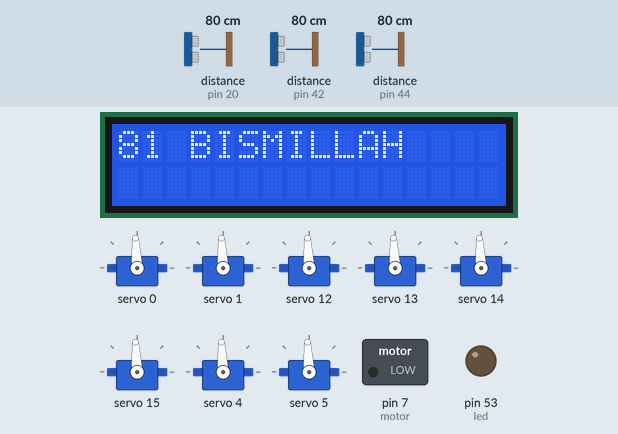
This sketch was run on a simulated Arduino Mega 2560, built with avr-gcc and run on an emulated ATmega2560. On the bench: 16×2 character LCD, 8 × servo, switched loads named in the sketch (green lamp = pin HIGH), output pins drawn as LEDs (lit = HIGH). Inputs (shaded band) come from the test bench; at power-on: distance to the obstacle (sensors on pin 20, pin 42, pin 44) 80 cm. The echo pulse lasts 58.3 µs per cm; what the sketch prints to the serial monitor is not drawn.

Above: at 3.9 s.
4.0 s: distance to the obstacle (sensor on pin 20) set to 2 cm
At 7.7 s:
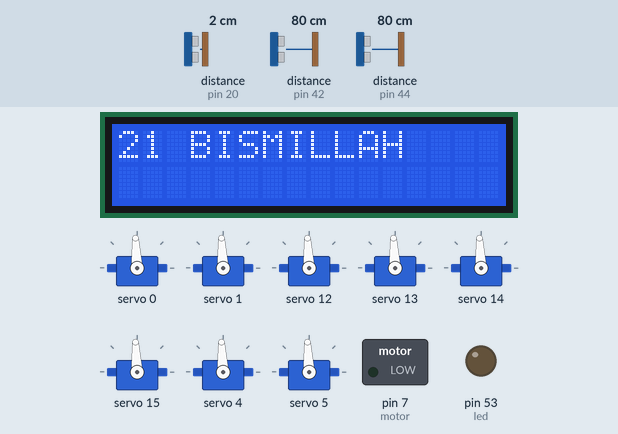
8.0 s: distance to the obstacle (sensor on pin 42) set to 120 cm
At 10.7 s:
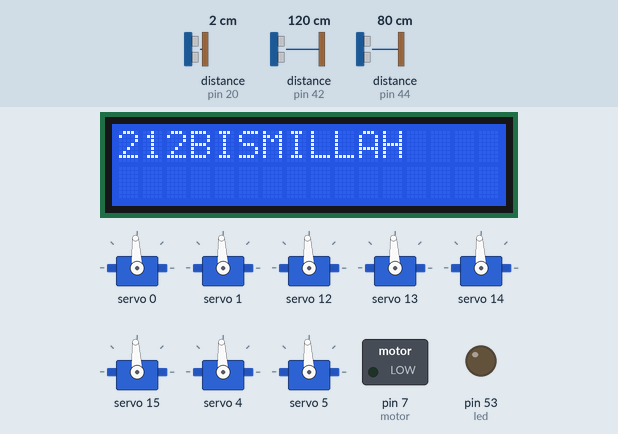
11.2 s: distance to the obstacle (sensor on pin 44) set to 2 cm
At 13.3 s:
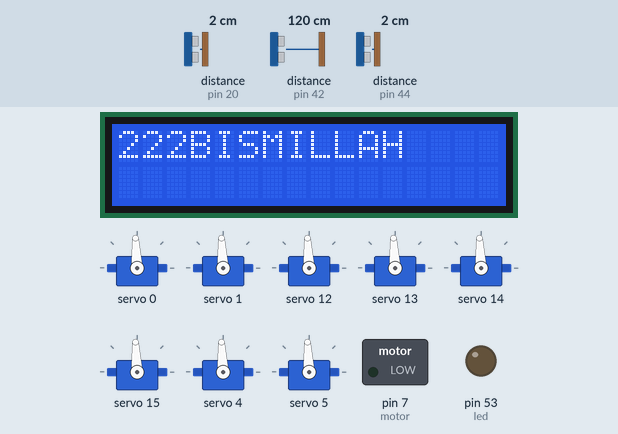
14.5 s: distance to the obstacle (sensor on pin 20) set to 4 cm
At 17.1 s:
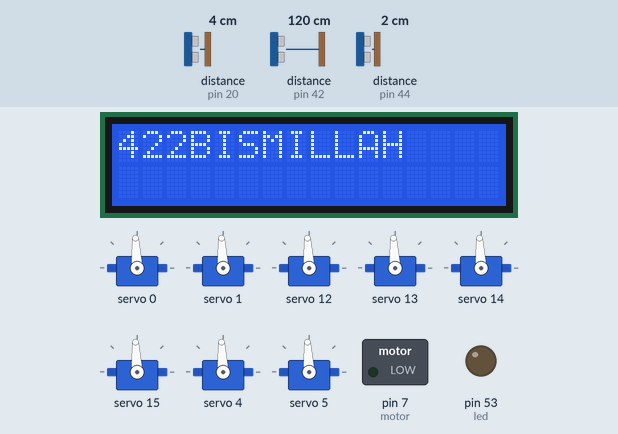
17.7 s: distance to the obstacle (sensor on pin 42) set to 18 cm
At 20.4 s:
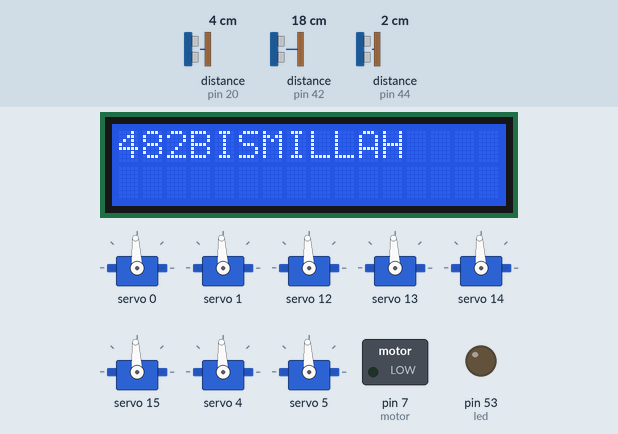
20.9 s: distance to the obstacle (sensor on pin 44) set to 35 cm
At 23.9 s:
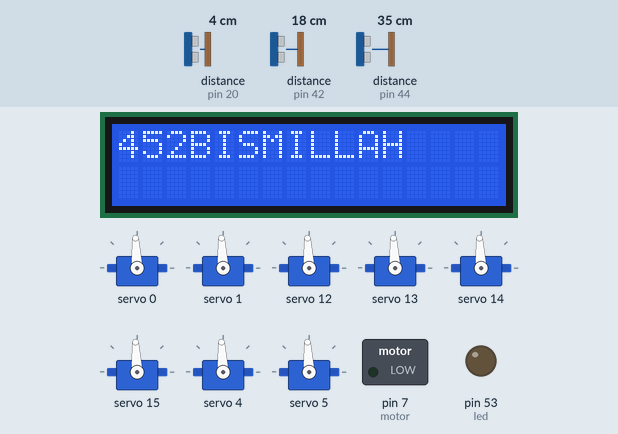
Timing chart, 0 to 25.2 s (numbered marks = the images above; inputs shaded):
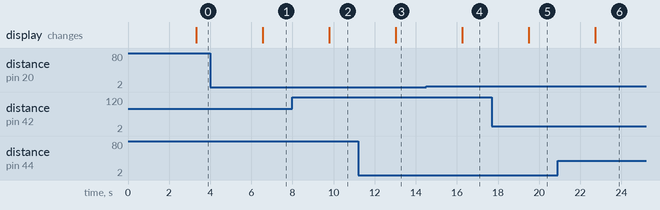

The sketch:

robot.ino
```cpp
#include <Wire.h>
#include <Adafruit_PWMServoDriver.h>
#include <LiquidCrystal.h>
#include <SoftwareSerial.h>
#include <NewPing.h>

//pin 20 adalah SDA
//pin 21 adalah SLC
//Ini servo driver (defaults address 0x40 di i2c nya kosongin ae)
Adafruit_PWMServoDriver pwm = Adafruit_PWMServoDriver();

#define MIN_PULSE_WIDTH       500
#define MAX_PULSE_WIDTH       2500
#define DEFAULT_PULSE_WIDTH   1250
#define FREQUENCY             50
#define SPEED                 200
#define d                     500                //delay sweep servo bawah

/*---------------------------DEFINISI SRF-------------------------------------*/
#define SONAR_NUM     3 // banyaknya SRF-04 ultrasonik.
#define MAX_DISTANCE 200 // Maksimum deteksi (pd cm) buat nge ping.
#define PING_INTERVAL 33 // Milliseconds antara sensor pings (29ms minimalnya buat ngindari cross-sensor echo tabrakan).

unsigned long pingTimer[SONAR_NUM]; // Holds the times when the next ping should happen for each sensor.
unsigned int cm[SONAR_NUM];         // Where the ping distances are stored.
uint8_t currentSensor = 0;          // Keeps track of which sensor is active.

NewPing sonar[SONAR_NUM] = {     // Array Sensor. NewPing(triggernya, echonya, maximum deteknya)
  NewPing(41, 42, MAX_DISTANCE),
  NewPing(43, 44, MAX_DISTANCE),
  NewPing(45, 20, MAX_DISTANCE),
};
/*-----------------------------------------------------------------------------*/

/*------Definisi pin sensor kompass ( address 0x55 ) di i2c nya----------------*/
int kompas = 10;

/*--------------------Definisi Pin Kaki Servonya------------------------------*/
uint8_t kakiA1 = 0;
uint8_t kakiA2 = 1;
uint8_t kakiB1 = 12;
uint8_t kakiB2 = 13;
uint8_t kakiC1 = 14;
uint8_t kakiC2 = 15;
uint8_t kakiD1 = 4;
uint8_t kakiD2 = 5;

/*-----------------------Definisi Pin Pompa -----------------------------------*/
int motor = 7;
int sepid = 200;

/*-----------------------Definisi Pin Sound Sensor-----------------------------*/
int sound = A9;
int sensor = 0;

/*----------------------Definisi Pin Sensor Api--------------------------------*/
int api1 = 46;
int api2 = 47;
int api3 = 48; //flame tengah
int api4 = 49;
int api5 = 25;

//set kondisi default flame LOW
int kondisi1;
int kondisi2;
int kondisi3;
int kondisi4;
int kondisi5;

/*-----------------------Definisi Pin LED Kedip2-------------------------------*/
int led = 53;

//Ini variabel Sensor Garis 5 cenel
int garis1 = A14;
int garis2 = A13;
int garis3 = A12;
int garis4 = A11;
int garis5 = A10;

//line state sensor
int gris1 = 0;
int gris2 = 0;
int gris3 = 0;
int gris4 = 0;
int gris5 = 0;

/*------------------LiquidCrystal lcd(RS, E, D4, D5, D6, D7);-----------------*/
LiquidCrystal lcd(39, 40, 41, 42, 43, 44);

/*--------------------Ini variabel sensor jarak------------------------------*/
int pulse, cm0, pulse1, cm1, pulse2, cm2, pulse3, cm3, pulse4, cm4;
int i;
int F;
int disi[4];

/*---------------------ini variabel sensor sharp infrared jarak-------------*/
int pulsa0, cen0, pulsa1, cen1, pulsa2, cen2, pulsa3, cen3, pulsa4, cen4;
int s;
int T;
int sharp[5];

void setup()
{
  Serial.begin(9600);

/*------------Pinmode Flame Sensor---------------------------------------*/
  pinMode(api1, INPUT);
  pinMode(api2, INPUT);
  pinMode(api3, INPUT);
  pinMode(api4, INPUT);
  pinMode(api5, INPUT);

/*------------Pinmode Sound Sensor----------------------------------------*/
  pinMode(sound, INPUT);

/*------------Pinmode Sensor Garis----------------------------------------*/
  pinMode(garis1, INPUT);
  pinMode(garis2, INPUT);
  pinMode(garis3, INPUT);
  pinMode(garis4, INPUT);
  pinMode(garis5, INPUT);

/*------------Pinmode Lampu LED-------------------------------------------*/
  pinMode(led, OUTPUT);

/*------------Pinmode Pompa-----------------------------------------------*/
  pinMode(motor, OUTPUT);

/*--------------------------Buat Ngeping SRF-----------------------------------*/
  pingTimer[0] = millis() + 75;           // First ping starts at 75ms, gives time for the Arduino to chill before starting.
  for (uint8_t i = 1; i < SONAR_NUM; i++) // Set the starting time for each sensor.
    pingTimer[i] = pingTimer[i - 1] + PING_INTERVAL;
/*-----------------------------------------------------------------------------*/

/*------------Nge Set LCD TU Begini-------------------------------------------*/
  lcd.begin(16, 2);
  lcd.setCursor(3, 0); //baris bawah
  lcd.print("BISMILLAH");

/*------------Setting PWM Servo-----------------------------------------------*/  //Setting PWM
  pwm.begin();
  pwm.setPWMFreq(FREQUENCY);

}

/*------------Ini rumus mumet buat konversi pulse ke angle alias derajat------*/
int pulseWidth(int angle)
{
  int pulse_wide, analog_value;
  pulse_wide   = map(angle, 0, 180, MIN_PULSE_WIDTH, MAX_PULSE_WIDTH);
  analog_value = int(float(pulse_wide) / 1000000 * FREQUENCY * 4096);
  //Serial.println(analog_value);
  return analog_value;
}

/*------------Yang Di Looping--------------------------------------------------*/
void loop() {
    loopingan();
    standby1();
    //maju();
    //hindar_kanan();
}
```

gerakjalan.ino
```cpp
void standby1() {
  //kaki bagian A standby
  pwm.setPWM(kakiA1, 0, pulseWidth(90));
  delay(SPEED);
  pwm.setPWM(kakiA2, 0, pulseWidth(90));
  delay(SPEED);
  //kaki bagian B standby
  pwm.setPWM(kakiB1, 0, pulseWidth(90));
  delay(SPEED);
  pwm.setPWM(kakiB2, 0, pulseWidth(90));
  delay(SPEED);
  //kaki bagian C standby
  pwm.setPWM(kakiC1, 0, pulseWidth(90));
  delay(SPEED);
  pwm.setPWM(kakiC2, 0, pulseWidth(90));
  delay(SPEED);
  //kaki bagian D standby
  pwm.setPWM(kakiD1, 0, pulseWidth(90));
  delay(SPEED);
  pwm.setPWM(kakiD2, 0, pulseWidth(90));
  delay(SPEED);
}

// kalo menemukan api
void standby2() {
  //sweep
  pwm.setPWM(kakiA2, 0, pulseWidth(40));
  delay(SPEED);
  pwm.setPWM(kakiA1, 0, pulseWidth(60));//atasA
  pwm.setPWM(kakiA2, 0, pulseWidth(60));

  //sweep
  pwm.setPWM(kakiB2, 0, pulseWidth(40));
  delay(SPEED);
  pwm.setPWM(kakiB1, 0, pulseWidth(60));  //atasB
  pwm.setPWM(kakiB2, 0, pulseWidth(60));

  //sweep
  pwm.setPWM(kakiC2, 0, pulseWidth(40));
  delay(SPEED);
  pwm.setPWM(kakiC1, 0, pulseWidth(60));//atasC
  pwm.setPWM(kakiC2, 0, pulseWidth(60));

  //sweep
  pwm.setPWM(kakiD2, 0, pulseWidth(40));
  delay(SPEED);
  pwm.setPWM(kakiD1, 0, pulseWidth(60));  //atasD
  pwm.setPWM(kakiD2, 0, pulseWidth(60));
}


//A = B ... C = D
/*.............gerakan memulai berjalan..............*/
//gerak maju______sweep di bagian maju
void maju() {
    //sweep A
    pwm.setPWM(kakiA2, 0, pulseWidth(60));
    delay(SPEED);
    //iki maju A
    pwm.setPWM(kakiA1, 0, pulseWidth(110)); //atasB
    delay(SPEED);
    pwm.setPWM(kakiA2, 0, pulseWidth(90));
    delay(SPEED);
    pwm.setPWM(kakiA1, 0, pulseWidth(50)); //atasB
    delay(SPEED);

    //sweep C
    pwm.setPWM(kakiC2, 0, pulseWidth(60));
    delay(SPEED);
    //iki maju C
    pwm.setPWM(kakiC1, 0, pulseWidth(50)); //atasC
    delay(SPEED);
    pwm.setPWM(kakiC2, 0, pulseWidth(90));
    delay(SPEED);
    //iki mundur
    pwm.setPWM(kakiC1, 0, pulseWidth(110));
    delay(SPEED);
////...............batas suci........................//
//
//
    //sweep B
    pwm.setPWM(kakiB2, 0, pulseWidth(60));
    delay(SPEED);
//  //iki maju
    pwm.setPWM(kakiB1, 0, pulseWidth(70)); //atasA
    delay(SPEED);
    pwm.setPWM(kakiB2, 0, pulseWidth(90));
    delay(SPEED);
//iki mundur
    pwm.setPWM(kakiB1, 0, pulseWidth(40));
    //habis ni B mundur
    delay(SPEED);
    //sweep C
    pwm.setPWM(kakiD2, 0, pulseWidth(60));
    delay(SPEED);
    //iki maju
    pwm.setPWM(kakiD1, 0, pulseWidth(80)); //atasC
    delay(SPEED);
    pwm.setPWM(kakiD2, 0, pulseWidth(90));
    delay(SPEED);
    //iki mundur
    pwm.setPWM(kakiD1, 0, pulseWidth(70));
    delay(SPEED);
}

//gerak mundur_____sweep di bagian mundur
void mundur() {

}

/*............Gerakan menghindar partial alias patah2...........*/

//menghindar kanan
void hindar_kanan() {
  //sweep B
  pwm.setPWM(kakiB2, 0, pulseWidth(60));
  delay(d);
  //iki maju B
  pwm.setPWM(kakiB1, 0, pulseWidth(50)); //atasB
  pwm.setPWM(kakiB2, 0, pulseWidth(90));

  //sweep D
  pwm.setPWM(kakiD2, 0, pulseWidth(60));
  delay(d);
  //iki maju
  pwm.setPWM(kakiD1, 0, pulseWidth(50)); //atasD
  pwm.setPWM(kakiD2, 0, pulseWidth(90));

  //sweep C
  pwm.setPWM(kakiC2, 0, pulseWidth(60));
//  delay(d);
//  //iki mundur
//  pwm.setPWM(kakiC1, 0, pulseWidth(80));
//  pwm.setPWM(kakiC2, 0, pulseWidth(60));
//
//  //sweep A
//  pwm.setPWM(kakiA2, 0, pulseWidth(35));
//  delay(d);
//  //iki mundur
//  pwm.setPWM(kakiA1, 0, pulseWidth(100));  //atas A
//  pwm.setPWM(kakiA2, 0, pulseWidth(60));

}

//menghindar kiri
void hindar_kiri() {
  //sweep A
  pwm.setPWM(kakiA2, 0, pulseWidth(35));
  delay(d);
  //iki mundur
  pwm.setPWM(kakiA1, 0, pulseWidth(100));//atas A
  pwm.setPWM(kakiA2, 0, pulseWidth(60));

  //sweep C
  pwm.setPWM(kakiC2, 0, pulseWidth(35));
  delay(d);
  //iki mundur
  pwm.setPWM(kakiC1, 0, pulseWidth(80));
  pwm.setPWM(kakiC2, 0, pulseWidth(60));

  //sweep D
  pwm.setPWM(kakiD2, 0, pulseWidth(35));
  delay(d);
  //iki maju
  pwm.setPWM(kakiD1, 0, pulseWidth(20)); //atasD
  pwm.setPWM(kakiD2, 0, pulseWidth(60));

  //sweep B
  pwm.setPWM(kakiB2, 0, pulseWidth(35));
  delay(d);
  //iki maju B
  pwm.setPWM(kakiB1, 0, pulseWidth(30)); //atasB
  pwm.setPWM(kakiB2, 0, pulseWidth(60));
}

/*...............gerakan berbelok...............*/

//Belok Kanan
void kanan() {

  //sweep A
  pwm.setPWM(kakiA2, 0, pulseWidth(30));
  delay(SPEED);
  //iki maju
  pwm.setPWM(kakiA1, 0, pulseWidth(20)); //atasA
  pwm.setPWM(kakiA2, 0, pulseWidth(60));

  //sweep B
  pwm.setPWM(kakiB2, 0, pulseWidth(30));
  delay(SPEED);
  //iki maju
  pwm.setPWM(kakiB1, 0, pulseWidth(20)); //atasB
  pwm.setPWM(kakiB2, 0, pulseWidth(60));

  //sweep C
  pwm.setPWM(kakiC2, 0, pulseWidth(30));
  delay(SPEED);
  //iki maju
  pwm.setPWM(kakiC1, 0, pulseWidth(20)); //atasC
  pwm.setPWM(kakiC2, 0, pulseWidth(60));

  //sweep D
  pwm.setPWM(kakiD2, 0, pulseWidth(30));
  delay(SPEED);
  //iki maju
  pwm.setPWM(kakiD1, 0, pulseWidth(20)); //atasD
  pwm.setPWM(kakiD2, 0, pulseWidth(60));


  //iki mundur A
  pwm.setPWM(kakiA1, 0, pulseWidth(100)); //atas A
  //iki mundur B
  pwm.setPWM(kakiB1, 0, pulseWidth(100));
  //mundur C
  pwm.setPWM(kakiC1, 0, pulseWidth(100));
  //iki mundur D
  delay(d);
  pwm.setPWM(kakiD1, 0, pulseWidth(100)); //atasD


}

//Belok Kiri
void kiri() {
  //sweep B
  pwm.setPWM(kakiB2, 0, pulseWidth(30));
  delay(SPEED);
  //iki maju
  pwm.setPWM(kakiB1, 0, pulseWidth(100));//atasB
  pwm.setPWM(kakiB2, 0, pulseWidth(60));

  //sweep A
  pwm.setPWM(kakiA2, 0, pulseWidth(30));
  delay(SPEED);
  //iki maju
  pwm.setPWM(kakiA1, 0, pulseWidth(100));//atasA
  pwm.setPWM(kakiA2, 0, pulseWidth(60));

  //sweep D
  pwm.setPWM(kakiD2, 0, pulseWidth(30));
  delay(SPEED);
  //iki maju
  pwm.setPWM(kakiD1, 0, pulseWidth(100)); //atasD
  pwm.setPWM(kakiD2, 0, pulseWidth(60));

  //sweep C
  pwm.setPWM(kakiC2, 0, pulseWidth(30));
  delay(SPEED);
  //iki maju
  pwm.setPWM(kakiC1, 0, pulseWidth(100)); //atasC
  pwm.setPWM(kakiC2, 0, pulseWidth(60));

  //iki mundur B
  pwm.setPWM(kakiB1, 0, pulseWidth(40));
  //iki mundur A
  pwm.setPWM(kakiA1, 0, pulseWidth(40)); //atas A
  //iki mundur D
  pwm.setPWM(kakiD1, 0, pulseWidth(40)); //atasD
  //mundur C
  pwm.setPWM(kakiC1, 0, pulseWidth(40));

}

/*............Gerakan putar kanan kiri...........*/


void nol(){
  pwm.setPWM(kakiA1, 0, pulseWidth(90));
}
//jalan putar kanan
void putar_kanan() {
  kanan();
  kanan();
  kanan();
  kanan();
}

//jalan putar kiri
void putar_kiri() {
  kiri();
  kiri();
  kiri();
  kiri();
}
```

perintah.ino
```cpp
void algoritma() {

  while (sensor < 170) {
    if (cm0 <= 6)           //kiri
    {
      hindar_kiri();
    }
    else if (cm4 <= 6)   // kanan
    {
      hindar_kanan();
    }
    //belok kiri
    else if ((cm4 <= 12) && (cm3 <= 14) && (cm4 <= 12))
    {
      kiri();
      kiri();
      maju();
    }
    //kalo start dan dpane ada dinding
    else if ((cm2 <= 15) && (cm1 <= 8) && (cm3 <= 8)) //ada halangan di depan kiri
    {
      kiri();
      kiri();
      maju();
    }
    else if ((cm2 <= 9) && (cm3 <= 12)) //ada halangan di depan kanan
    {
      mundur();
      kanan();
      maju();
    }
    else if ((cm4 <= 15) && (cm0 <= 11)) {
      kanan();
    }
    else if ((gris1 <= 100) || (gris2 <= 100)) {
      garis();
    }
    else if ((kondisi1 == 0) && (kondisi2 == 1) && (kondisi3 == 1) && (kondisi4 == 1) && (kondisi5 == 0)) {
      api();

    }
    else if (cm1 <= 14)   // serong kiri
    {
      kanan();
    }
    else if (cm3 <= 14)   //serong kanan
    {
      kiri();
    }

    else
    {
      maju();
      maju();
    }
  }
}
```

sensor.ino
```cpp
void lamp() {
  //deteksi api
  Serial.println("Api Terdeteksi");
  Serial.println("LED dan Pompa Nyala");

  digitalWrite(led, HIGH);
  delay(500);
  digitalWrite(led, LOW);
  delay(500);
  digitalWrite(led, HIGH);
  delay(500);
  digitalWrite(led, LOW);

}

void api() {
  lamp();

  if (kondisi3 == 1) {
    analogWrite(motor, sepid);
    // pwm.setPWM(motor, 0, pulseWidth(120)); //motor
    delay(kondisi3);
  }

  else if (kondisi3 == 0) {
    // pwm.setPWM(motor, 0, pulseWidth(0)); //motor
    // algoritma();
    analogWrite(motor, LOW);
    delay(kondisi3);
  }

}

void garis() {
  if ((gris1 <= 250) || (gris2 <= 250))
  {
    standby1();
    //delay(1500);
  }
  else if ((gris1 >= 500) && (gris1 <= 250))
  {
    maju();
    maju();
  }
}
```

tampilan.ino
```cpp
void baca() {
  //setting sound
  sensor = analogRead(sound);

  //setting button
//  buttonState = digitalRead(button);

  //setting api
  kondisi1 = digitalRead(api1);
  kondisi2 = digitalRead(api2);
  kondisi3 = digitalRead(api3);
  kondisi4 = digitalRead(api4);
  kondisi5 = digitalRead(api5);

  //setting garis
  gris1 = analogRead(garis1);
  gris2 = analogRead(garis2);

}

void tampil() {
//  //sensor 5
//  digitalWrite(trig_pin4, LOW);
//  delayMicroseconds(2);
//  digitalWrite(trig_pin4, HIGH);
//  delayMicroseconds(20);
//  digitalWrite(trig_pin4, LOW);
//  pulse4 = pulseIn(echo_pin4, HIGH);
//  cm4 = pulse4 / 58.138;
  //set cursor tampilan flame
  lcd.setCursor(0, 1);
  lcd.print(kondisi1);
  lcd.setCursor(3, 1);
  lcd.print(kondisi2);
  lcd.setCursor(6, 1);
  lcd.print(kondisi3);
  lcd.setCursor(9, 1);
  lcd.print(kondisi4);
  lcd.setCursor(12, 1);
  lcd.print(kondisi5);

  delay(100);
  lcd.clear();
}

void loopingan() {
  for (uint8_t i = 0; i < SONAR_NUM; i++) { // Loop through all the sensors.
    if (millis() >= pingTimer[i]) {         // Is it this sensor's time to ping?
      pingTimer[i] += PING_INTERVAL * SONAR_NUM;  // Set next time this sensor will be pinged.
      if (i == 0 && currentSensor == SONAR_NUM - 1) oneSensorCycle(); // Sensor ping cycle complete, do something with the results.
      sonar[currentSensor].timer_stop();          // Make sure previous timer is canceled before starting a new ping (insurance).
      currentSensor = i;                          // Sensor being accessed.
      cm[currentSensor] = 0;                      // Make distance zero in case there's no ping echo for this sensor.
      sonar[currentSensor].ping_timer(echoCheck); // Do the ping (processing continues, interrupt will call echoCheck to look for echo).
    }
  }
  // Other code that *DOESN'T* analyze ping results can go here.
}

void echoCheck() { // If ping received, set the sensor distance to array.
  if (sonar[currentSensor].check_timer())
    cm[currentSensor] = sonar[currentSensor].ping_result / US_ROUNDTRIP_CM;
}

void oneSensorCycle() { // Sensor ping cycle complete, do something with the results.
  // The following code would be replaced with your code that does something with the ping results.
  for (uint8_t i = 0; i < SONAR_NUM; i++) {
    Serial.print(i);
    Serial.print("=");
    Serial.print(cm[i]);
    Serial.print("cm ");

    //print di LCD
    lcd.setCursor(0, 0);
    lcd.print(cm[i]);
  }
  Serial.println();
}
```

Measured:
- after the input at 4.0 s, the display: changes after 2.6 s (image 1)
- after the input at 8.0 s, the display: changes after 1.8 s (image 2)
- after the input at 11.2 s, the display: changes after 1.8 s (image 3)
- after the input at 14.5 s, the display: changes after 1.8 s (image 4)
- after the input at 17.7 s, the display: changes after 1.8 s (image 5)
- after the input at 20.9 s, the display: changes after 1.8 s (image 6)
